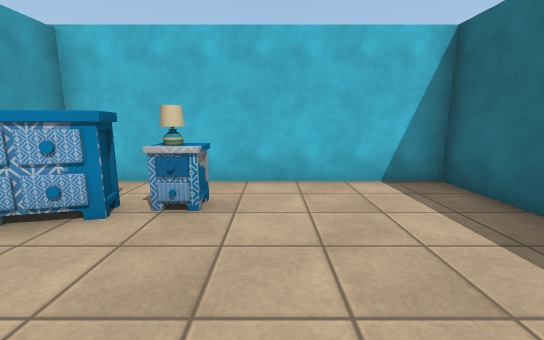
View 1 (above)

16 first-person views from a walk through a scene from a Unity 3-D project. The camera is 1.2 m above the floor, tilts 10° down and sees 90° across. The floor is counted in squares, 1 m on a side. Each view is taken from the middle of a square. On the plan, view 1 faces up. The plan holds only what a view shows up to about 13 squares ahead; the rest is blank. The player character is not drawn. Some surface patterns are stand-ins.

View 2
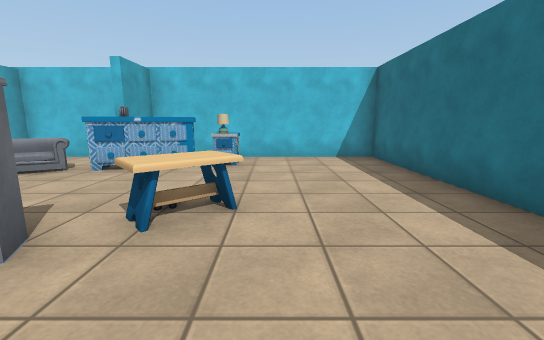

View 3
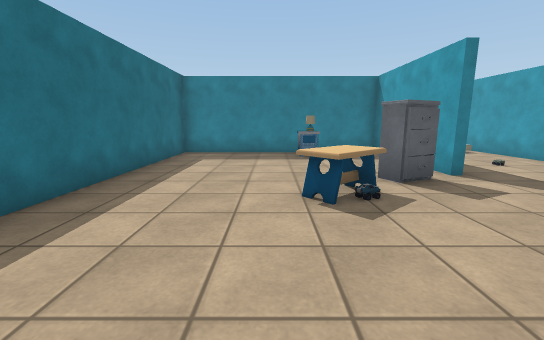

View 4
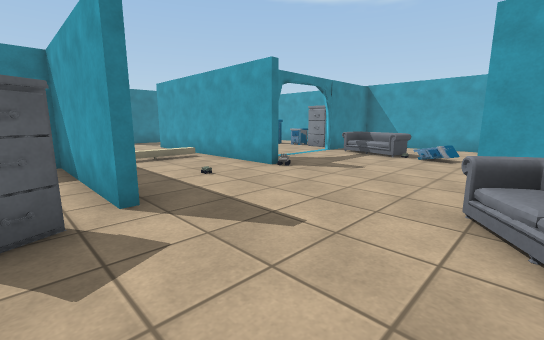

View 5
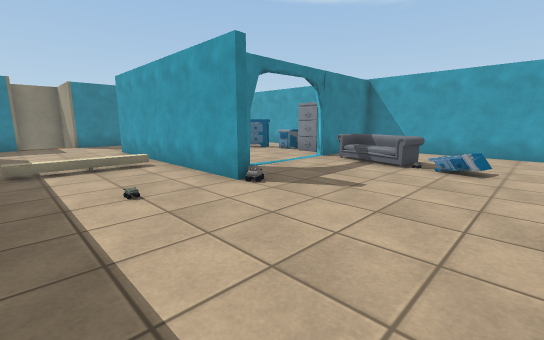

View 6
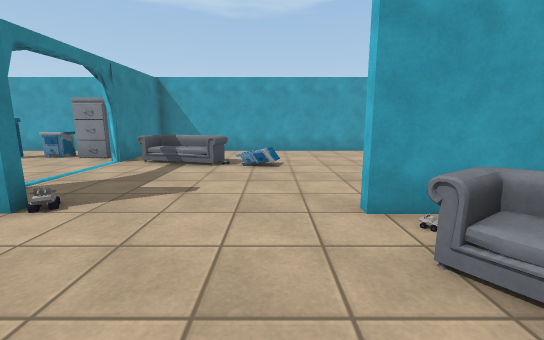

View 7
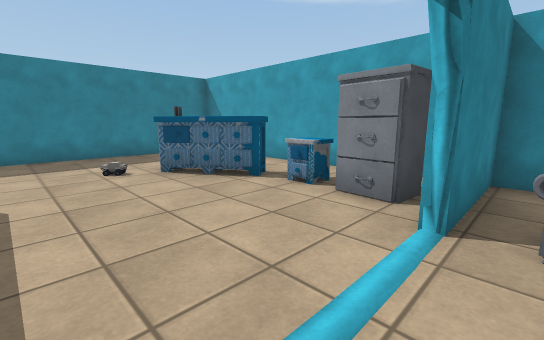

View 8
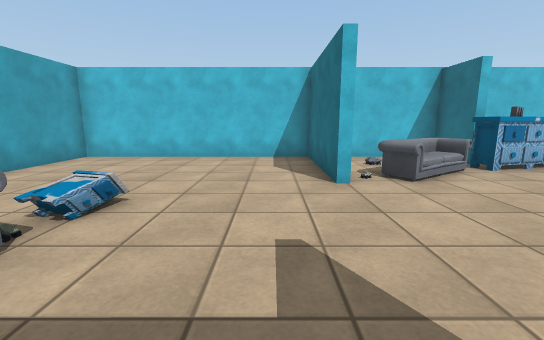

View 9
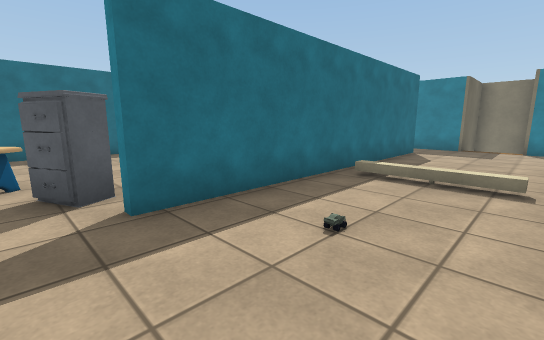

View 10
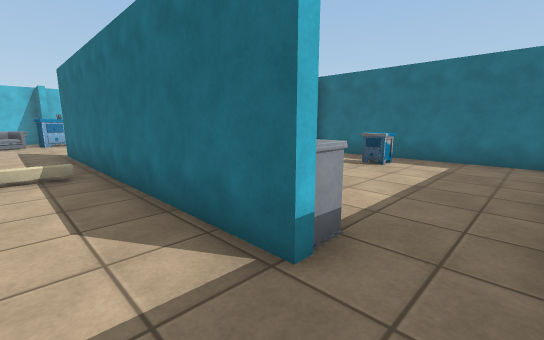

View 11
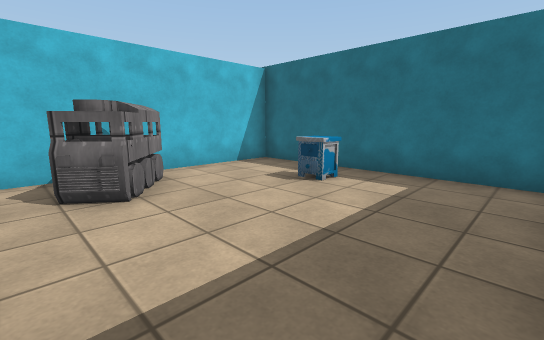

View 12
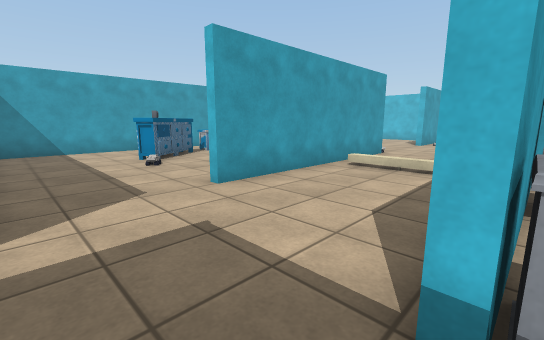

View 13
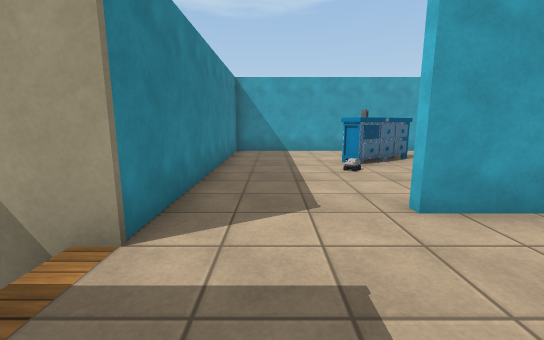

View 14
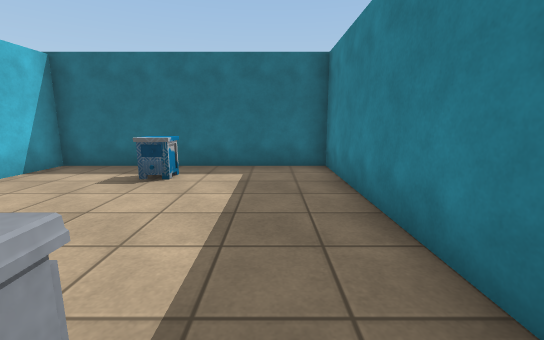

View 15
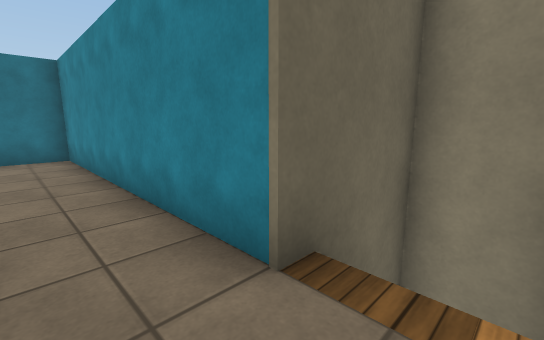

View 16
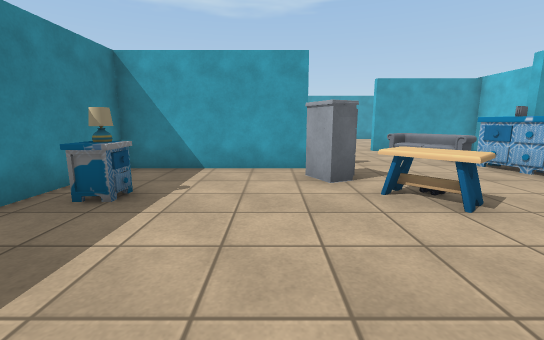

### Floor plan
Key: @ floor where view 1 was taken; # wall or solid block; . floor; / step, stairs or slope; v drop or lower ground; R dresser; N nightstand; L lamp; T truck; O other object.
Columns run from 17 left of view 1 to 4 right of it. Each row starts with its distance up from view 1.
  6 ######################
  5 #.......#vvvv#.......#
  4 #.......#vvvv#RNL....#
  3 #.......#vvvRORR.....#
  2 #.......#vO..........#
  1 #.........#..........#
  0 #...............O@...#
 -1 #.............OOO....#
 -2 #...O........#OO.....#
 -3 #  OO........#.......#
 -4 #..OO...#....#.......#
 -5 #####...#....#..N....#
 -6 # OO....#....#.NL....#
 -7 # NN....#////#########
 -8 #.N.....#....#.TT....#
 -9 #..R....#.... .TT....#
-10 #..RO...#....#.T...N.#
-11 #...R...#....#.....N.#
-12 #............OO......#
-13 #....................#
-14 #....................#
-15 ##########//##########
-16          #//#
-17           //#
-18           ###

Where each view was taken, in squares from view 1:
view 1: 0 up, 0 right, facing up
view 2: 4 down, 0 right, facing up
view 3: 4 up, 0 right, facing down
view 4: 2 up, 3 left, facing down-left
view 5: 1 up, 5 left, facing down-left
view 6: 0 up, 5 left, facing left
view 7: 4 down, 10 left, facing down-left
view 8: 4 down, 10 left, facing up
view 9: 1 down, 8 left, facing down-right
view 10: 14 down, 6 left, facing up-right
view 11: 14 down, 3 left, facing up-right
view 12: 14 down, 4 left, facing up-left
view 13: 13 down, 5 left, facing left
view 14: 13 down, 4 left, facing right
view 15: 13 down, 7 left, facing down-right
view 16: 3 down, 3 right, facing left
